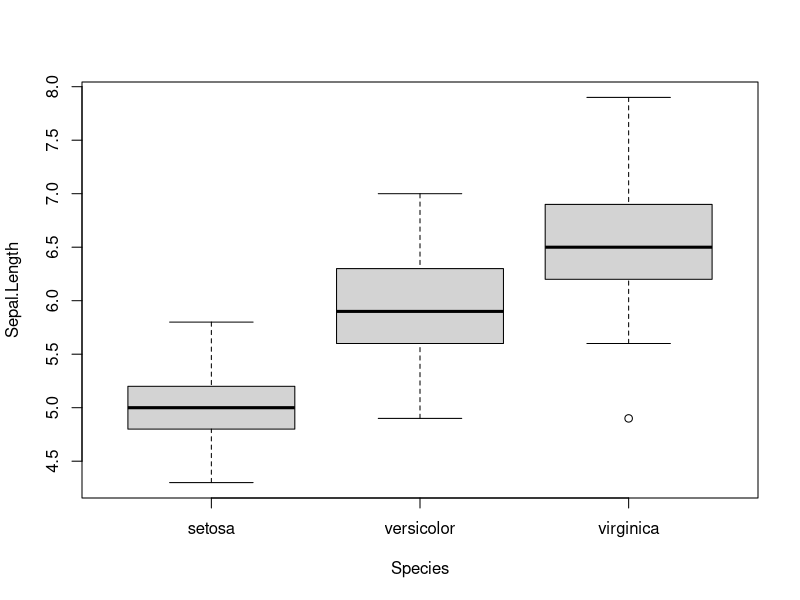
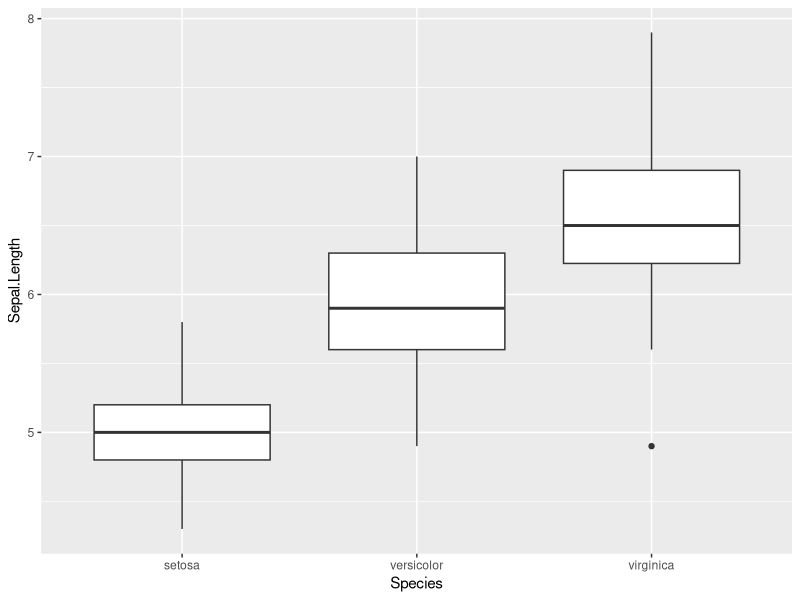
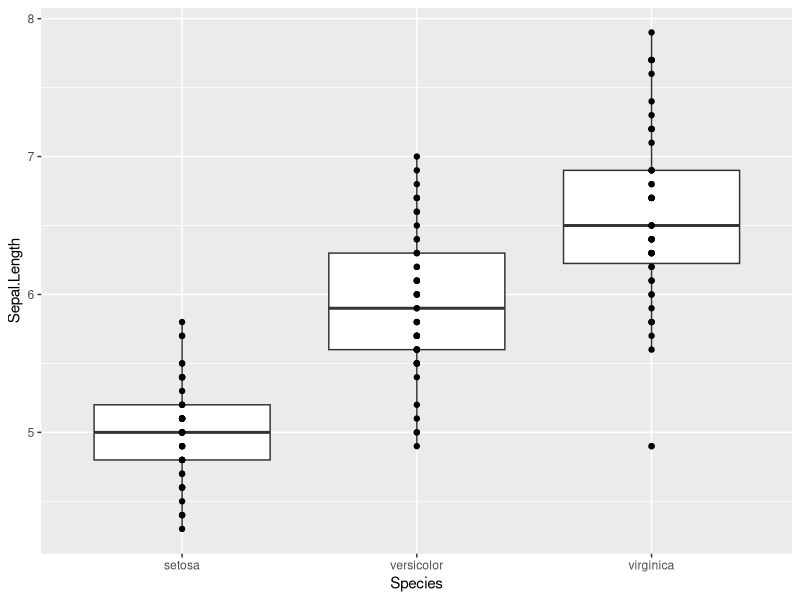
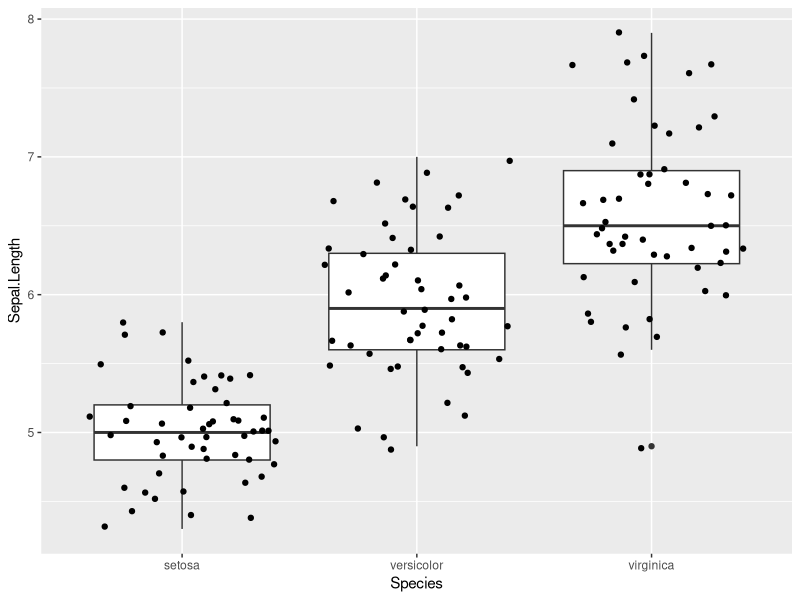
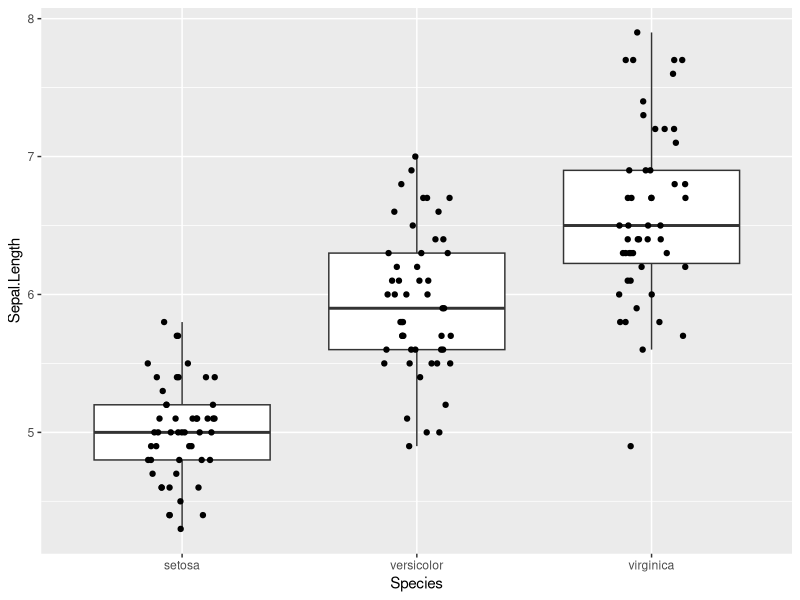
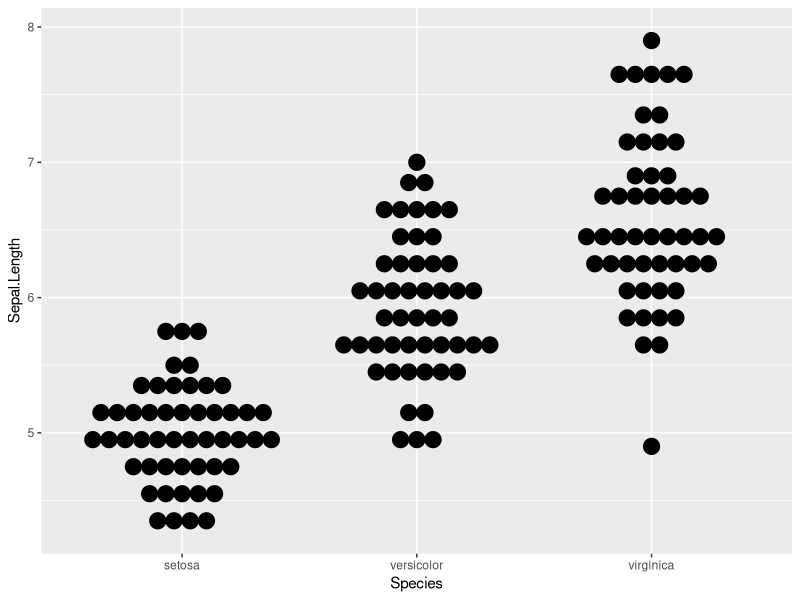
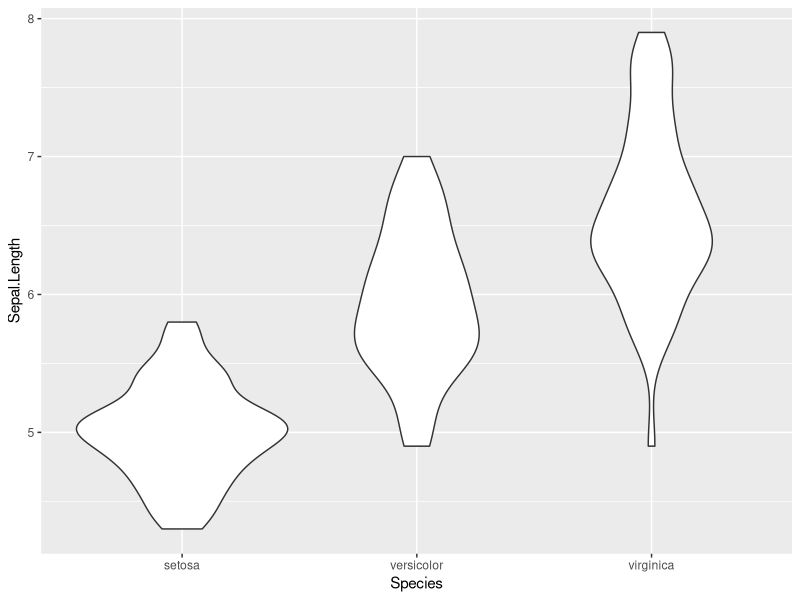
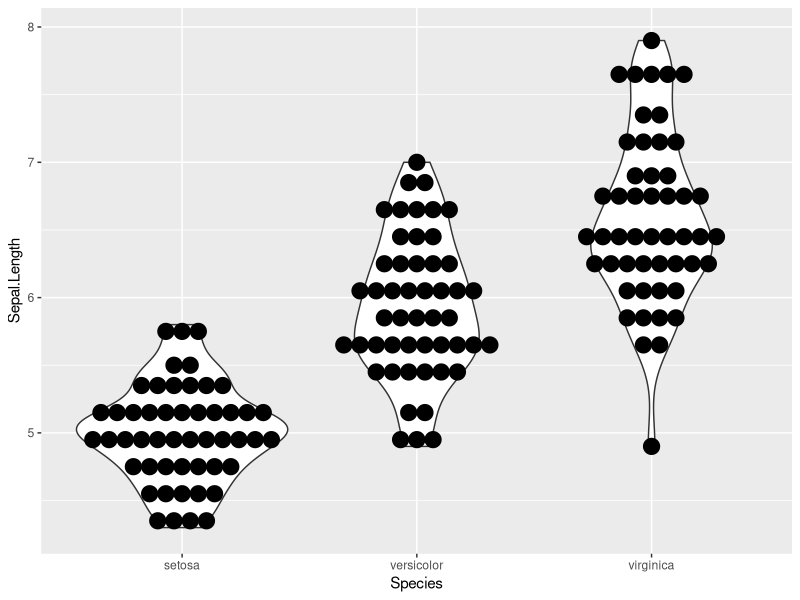

Write the R code that produced these figures, in order.
library(tidyverse)
library(emmeans)
data(iris)
head(iris)

## plot Sepal.Length by Species
plot(Sepal.Length~Species, data=iris) #make boxplot

###########################################################################################
#### PLOTTING IN GGPLOT ###################################################################

## boxplot of Sepal.Length by Species
ggplot(iris, aes(x=Species, y=Sepal.Length)) + geom_boxplot()

## boxplot w/ points for Sepal.Length by Species
ggplot(iris, aes(x=Species, y=Sepal.Length)) + geom_boxplot() + geom_point()

## boxplot w/ jittered points for Sepal.Length by Species
ggplot(iris, aes(x=Species, y=Sepal.Length)) + geom_boxplot() + geom_jitter()

## boxplot w/ jittered points for Sepal.Length by Species (fix jittering)
ggplot(iris, aes(x=Species, y=Sepal.Length)) + geom_boxplot(outlier.shape=NA) + geom_jitter(height=0, width=.15)

## dotplot for Sepal.Length by Species (fix jittering)
ggplot(iris, aes(x=Species, y=Sepal.Length)) + geom_dotplot(binaxis = "y", stackdir = "center") 


## violin plot for Sepal.Length by Species
ggplot(iris, aes(x=Species, y=Sepal.Length)) + geom_violin()  

## violin plot (w/ dotplot) for Sepal.Length by Species
ggplot(iris, aes(x=Species, y=Sepal.Length)) + geom_violin() + geom_dotplot(binaxis = "y", stackdir = "center") 

## violin plot (w/ boxplot) for Sepal.Length by Species
ggplot(iris, aes(x=Species, y=Sepal.Length)) + geom_violin() + geom_boxplot(width=.1, fill="grey")


## change color of boxes
ggplot(iris, aes(x=Species, y=Sepal.Length, fill=Species)) + geom_boxplot(outlier.shape=NA) + 
  geom_jitter(height=0, width=.15) + 
  scale_fill_manual(values=c("#E69F00", "#56B4E9", "#009E73"))               ## change points to a color-blind friendly palette
  

################################################################################################
#### ADDING MEANS PLOTS ###############################################################################

## boxplot of Sepal.Length by Species w/ mean
ggplot(iris, aes(x=Species, y=Sepal.Length, fill=Species)) + geom_boxplot(outlier.shape=NA) + 
  geom_jitter(height=0, width=.15) + 
  scale_fill_manual(values=c("#E69F00", "#56B4E9", "#009E73"))  +             ## change points to a color-blind friendly palette
  stat_summary(fun=mean, geom="point", size=5, color="red")

## use linear model to estimate means and SE for plotting
sl1 <- lm(Sepal.Length~Species, data=iris)
anova(sl1)

sl_means <- emmeans(sl1, ~Species) %>% as.data.frame() ## saves emmeans as dataframe

###############################################
## make basic barplot w/ SE bars
ggplot(sl_means, aes(x=Species, y=emmean)) + geom_bar(stat="identity", color="black", fill='grey') + 
  geom_errorbar(aes(ymin=(emmean-SE), ymax=(emmean+SE)), width=.2)

## spruce up barplot
ggplot(sl_means, aes(x=Species, y=emmean)) + geom_bar(stat="identity", color="black", fill='grey', width=.5) + 
  geom_errorbar(aes(ymin=(emmean-SE), ymax=(emmean+SE)), width=.2) + ## make bars thinner
  geom_hline(yintercept = 0) + 
  theme(panel.background = element_blank(),                              
        panel.border = element_rect(color="black", fill=NA, size=2)) +            ## change "theme" so the background is blank and the border is thicker
  theme(axis.ticks.length=unit(0.3, "cm"),  
        axis.text.x = element_text(margin=margin(5,5,5,5,"pt"),colour="black"),
        axis.text.y = element_text(margin=margin(5,5,5,5,"pt"),colour="black")) +  ## change axis tick marks to make them a little longer
  theme(text = element_text(size=20)) 

## add points to barplot [MORE ADVANCED...]
ggplot() + geom_bar(data=sl_means, aes(x=Species, y=emmean), stat="identity", color="black", fill='grey', width=.5) + 
  geom_errorbar(data=sl_means ,aes(x=Species, y=emmean, ymin=(emmean-SE), ymax=(emmean+SE)), width=.2) + ## make bars thinner
  geom_jitter(data=iris, aes(x=Species, y=Sepal.Length), height=0, width=.15) +
  theme(panel.background = element_blank(),                              
        panel.border = element_rect(color="black", fill=NA, size=2)) +            ## change "theme" so the background is blank and the border is thicker
  theme(axis.ticks.length=unit(0.3, "cm"),  
        axis.text.x = element_text(margin=margin(5,5,5,5,"pt"),colour="black"),
        axis.text.y = element_text(margin=margin(5,5,5,5,"pt"),colour="black")) +  ## change axis tick marks to make them a little longer
  theme(text = element_text(size=20)) 

###############################################
## make dotplot w/ SE bars
ggplot() + 
  geom_jitter(data=iris, aes(x=Species, y=Sepal.Length), height=0, width=.1) +
  geom_point(data=sl_means, aes(x=Species, y=emmean), color="red", size=5) + 
  geom_errorbar(data=sl_means ,aes(x=Species, y=emmean, ymin=(emmean-SE), ymax=(emmean+SE)), width=.2, color="red", lwd=2) + ## make bars thinner
  theme(panel.background = element_blank(),                              
        panel.border = element_rect(color="black", fill=NA, size=2)) +            ## change "theme" so the background is blank and the border is thicker
  theme(axis.ticks.length=unit(0.3, "cm"),  
        axis.text.x = element_text(margin=margin(5,5,5,5,"pt"),colour="black"),
        axis.text.y = element_text(margin=margin(5,5,5,5,"pt"),colour="black")) +  ## change axis tick marks to make them a little longer
  theme(text = element_text(size=20)) 

## save as high-res .tif file
## save as .tiff file
plot1 <- ggplot() + 
  geom_jitter(data=iris, aes(x=Species, y=Sepal.Length), height=0, width=.1) +
  geom_point(data=sl_means, aes(x=Species, y=emmean), color="red", size=3) + 
  geom_errorbar(data=sl_means ,aes(x=Species, y=emmean, ymin=(emmean-SE), ymax=(emmean+SE)), width=.2, color="red", lwd=1.25) + ## make bars thinner
  theme(panel.background = element_blank(),                              
        panel.border = element_rect(color="black", fill=NA, size=2)) +            ## change "theme" so the background is blank and the border is thicker
  theme(axis.ticks.length=unit(0.3, "cm"),  
        axis.text.x = element_text(margin=margin(5,5,5,5,"pt"),colour="black"),
        axis.text.y = element_text(margin=margin(5,5,5,5,"pt"),colour="black")) +  ## change axis tick marks to make them a little longer
  theme(text = element_text(size=20)) 

tiff("ExamplePlot.tiff", width=6, height=4, units='in',
     res=600, compression='lzw')
plot1
dev.off()


###########################################################################################################################################
######## R CHALLENGE #####################################################################################################################

### From R file 1c_R Intro_anova #5. Make a nice looking plot that includes the mean and SE of chick weight for the six feeds.
### Try making a boxplot with jittered points and then overlay the mean +/- SE in a large dot of a different color.
### Try changing the color of each box. Customize the colors, themes, etc. to make it look nice and readable.
